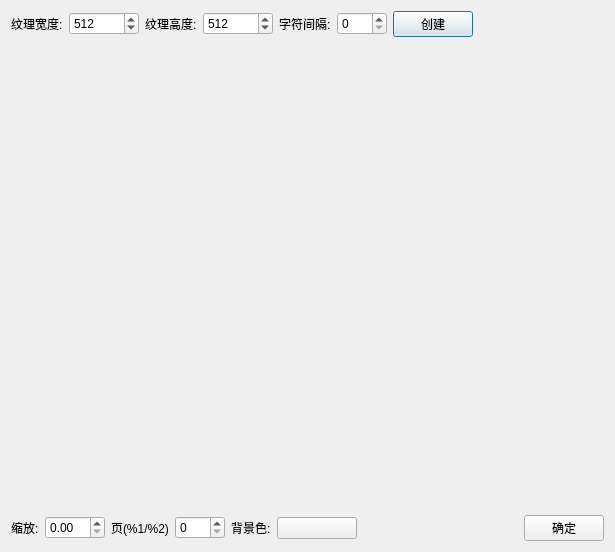
<?xml version="1.0" encoding="UTF-8"?>
<ui version="4.0">
 <class>DlgTexture</class>
 <widget class="QDialog" name="DlgTexture">
  <property name="geometry">
   <rect>
    <x>0</x>
    <y>0</y>
    <width>615</width>
    <height>552</height>
   </rect>
  </property>
  <property name="windowTitle">
   <string>创建纹理</string>
  </property>
  <layout class="QVBoxLayout" name="verticalLayout">
   <item>
    <layout class="QHBoxLayout" name="horizontalLayout">
     <item>
      <widget class="QLabel" name="label">
       <property name="text">
        <string>纹理宽度:</string>
       </property>
      </widget>
     </item>
     <item>
      <widget class="QSpinBox" name="spb_width">
       <property name="sizePolicy">
        <sizepolicy hsizetype="Preferred" vsizetype="Fixed">
         <horstretch>0</horstretch>
         <verstretch>0</verstretch>
        </sizepolicy>
       </property>
       <property name="minimumSize">
        <size>
         <width>70</width>
         <height>0</height>
        </size>
       </property>
       <property name="minimum">
        <number>128</number>
       </property>
       <property name="maximum">
        <number>4096</number>
       </property>
       <property name="value">
        <number>512</number>
       </property>
      </widget>
     </item>
     <item>
      <widget class="QLabel" name="label_2">
       <property name="text">
        <string>纹理高度:</string>
       </property>
      </widget>
     </item>
     <item>
      <widget class="QSpinBox" name="spb_height">
       <property name="minimumSize">
        <size>
         <width>70</width>
         <height>0</height>
        </size>
       </property>
       <property name="minimum">
        <number>128</number>
       </property>
       <property name="maximum">
        <number>4096</number>
       </property>
       <property name="value">
        <number>512</number>
       </property>
      </widget>
     </item>
     <item>
      <widget class="QLabel" name="label_3">
       <property name="text">
        <string>字符间隔:</string>
       </property>
      </widget>
     </item>
     <item>
      <widget class="QSpinBox" name="spb_spacing">
       <property name="minimumSize">
        <size>
         <width>50</width>
         <height>0</height>
        </size>
       </property>
       <property name="maximum">
        <number>10</number>
       </property>
      </widget>
     </item>
     <item>
      <widget class="QPushButton" name="btn_create">
       <property name="text">
        <string>创建</string>
       </property>
      </widget>
     </item>
     <item>
      <spacer name="horizontalSpacer_2">
       <property name="orientation">
        <enum>Qt::Orientation::Horizontal</enum>
       </property>
       <property name="sizeType">
        <enum>QSizePolicy::Policy::Expanding</enum>
       </property>
       <property name="sizeHint" stdset="0">
        <size>
         <width>40</width>
         <height>20</height>
        </size>
       </property>
      </spacer>
     </item>
    </layout>
   </item>
   <item>
    <widget class="PreviewTextureWidget" name="w_preview" native="true">
     <property name="sizePolicy">
      <sizepolicy hsizetype="Preferred" vsizetype="Expanding">
       <horstretch>0</horstretch>
       <verstretch>0</verstretch>
      </sizepolicy>
     </property>
    </widget>
   </item>
   <item>
    <layout class="QHBoxLayout" name="horizontalLayout_2">
     <item>
      <widget class="QLabel" name="label_5">
       <property name="text">
        <string>缩放:</string>
       </property>
      </widget>
     </item>
     <item>
      <widget class="QDoubleSpinBox" name="spb_scale">
       <property name="minimumSize">
        <size>
         <width>60</width>
         <height>0</height>
        </size>
       </property>
      </widget>
     </item>
     <item>
      <widget class="QLabel" name="lab_page">
       <property name="text">
        <string>页(%1/%2)</string>
       </property>
      </widget>
     </item>
     <item>
      <widget class="QSpinBox" name="spb_page">
       <property name="minimumSize">
        <size>
         <width>50</width>
         <height>0</height>
        </size>
       </property>
      </widget>
     </item>
     <item>
      <widget class="QLabel" name="label_6">
       <property name="text">
        <string>背景色:</string>
       </property>
      </widget>
     </item>
     <item>
      <widget class="ColorButton" name="btn_background">
       <property name="minimumSize">
        <size>
         <width>80</width>
         <height>0</height>
        </size>
       </property>
       <property name="text">
        <string notr="true"/>
       </property>
      </widget>
     </item>
     <item>
      <spacer name="horizontalSpacer">
       <property name="orientation">
        <enum>Qt::Orientation::Horizontal</enum>
       </property>
       <property name="sizeHint" stdset="0">
        <size>
         <width>40</width>
         <height>20</height>
        </size>
       </property>
      </spacer>
     </item>
     <item>
      <widget class="QPushButton" name="btn_ok">
       <property name="text">
        <string>确定</string>
       </property>
      </widget>
     </item>
    </layout>
   </item>
  </layout>
 </widget>
 <customwidgets>
  <customwidget>
   <class>ColorButton</class>
   <extends>QPushButton</extends>
   <header location="global">control/color_button.h</header>
  </customwidget>
  <customwidget>
   <class>PreviewTextureWidget</class>
   <extends>QWidget</extends>
   <header location="global">dialog/dlg_texture.h</header>
   <container>1</container>
  </customwidget>
 </customwidgets>
 <resources/>
 <connections>
  <connection>
   <sender>btn_ok</sender>
   <signal>clicked()</signal>
   <receiver>DlgTexture</receiver>
   <slot>accept()</slot>
   <hints>
    <hint type="sourcelabel">
     <x>567</x>
     <y>530</y>
    </hint>
    <hint type="destinationlabel">
     <x>307</x>
     <y>275</y>
    </hint>
   </hints>
  </connection>
 </connections>
</ui>
